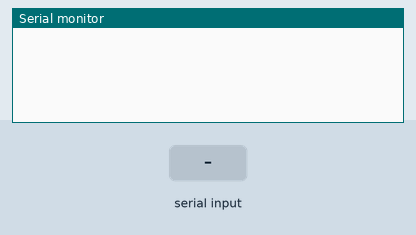
The sketch below on a simulated Arduino Uno, built with avr-gcc and run on an emulated ATmega328P. On the bench: the last lines printed to the serial monitor. The test bench sets the inputs (shaded band).

Above: at 1.2 s.
1.3 s: "CONNECT\n" received over Serial
At 2.3 s:
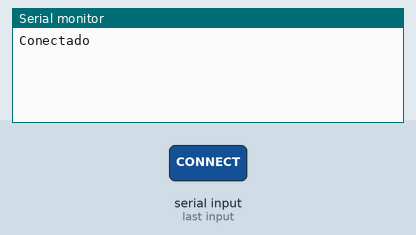
2.8 s: "iniciar\n" received over Serial
At 5.6 s:
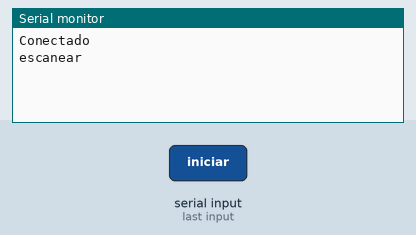
5.8 s: "foto1\n" received over Serial
At 8.4 s:
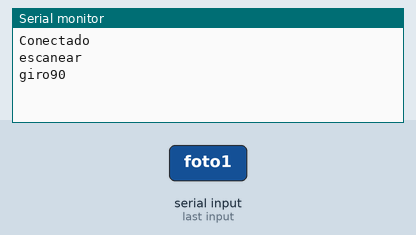

Measured:
- after the input at 1.3 s, the serial monitor: prints a new line at once (image 1)
- after the input at 2.8 s, the serial monitor: prints a new line after 2.0 s (image 2)
- after the input at 5.8 s, the serial monitor: prints a new line after 2.0 s (image 3)

The sketch:

cherry_arduino.ino
```cpp
// Define states
enum State {
  WAIT_FOR_START,
  WAIT_FOR_FOTO1,
  WAIT_FOR_FOTO2,
  WAIT_FOR_FOTO3,
  WAIT_FOR_FOTO4,
  WAIT_FOR_RESULT
};

// Initialize state
State currentState = WAIT_FOR_START;
String receivedData = "";

void setup() {
  Serial.begin(9600);
}

void loop() {
  // Check if data is available on the Serial
  if (Serial.available() > 0) {
    receivedData = Serial.readStringUntil('\n');
    receivedData.trim();  // Remove any extra whitespace or newlines
  }

  // Check for connection command
  if (receivedData == "CONNECT") {
    Serial.println("Conectado");  // Send a response to indicate successful connection
    receivedData = "";  // Clear receivedData to avoid processing it in the state machine
  }

  // Main state machine
  switch (currentState) {
    case WAIT_FOR_START:
      if (receivedData == "iniciar") {
        delay(2000);  // Wait 2 seconds
        Serial.println("escanear");
        currentState = WAIT_FOR_FOTO1;
      }
      break;

    case WAIT_FOR_FOTO1:
      if (receivedData == "foto1") {
        delay(2000);  // Wait 2 seconds
        Serial.println("giro90");
        currentState = WAIT_FOR_FOTO2;
      }
      break;

    case WAIT_FOR_FOTO2:
      if (receivedData == "foto2") {
        delay(2000);  // Wait 2 seconds
        Serial.println("giro180");
        currentState = WAIT_FOR_FOTO3;
      }
      break;

    case WAIT_FOR_FOTO3:
      if (receivedData == "foto3") {
        delay(2000);  // Wait 2 seconds
        Serial.println("giro270");
        currentState = WAIT_FOR_FOTO4;
      }
      break;

    case WAIT_FOR_FOTO4:
      if (receivedData == "foto4") {
        delay(2000);  // Wait 2 seconds
        Serial.println("resultado");
        currentState = WAIT_FOR_RESULT;
      }
      break;

    case WAIT_FOR_RESULT:
      // Wait for any input that starts with "resultado"
      if (receivedData.startsWith("resultado")) {
        Serial.println("Proceso completado. Listo para reiniciar."); // Confirm completion
        currentState = WAIT_FOR_START;  // Reset to start to allow re-triggering
      }
      break;
  }

  // Clear the received data after processing
  receivedData = "";
}
```
